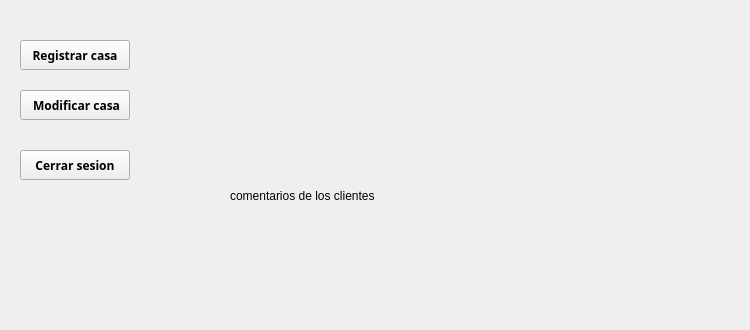
      <widget class="QWidget" name="page_8">
       <widget class="QPushButton" name="registrarCasa">
        <property name="geometry">
         <rect>
          <x>20</x>
          <y>40</y>
          <width>110</width>
          <height>30</height>
         </rect>
        </property>
        <property name="font">
         <font>
          <family>Arial Black</family>
          <weight>75</weight>
          <bold>true</bold>
         </font>
        </property>
        <property name="text">
         <string>Registrar casa</string>
        </property>
       </widget>
       <widget class="QPushButton" name="modificarCasa">
        <property name="geometry">
         <rect>
          <x>20</x>
          <y>90</y>
          <width>110</width>
          <height>30</height>
         </rect>
        </property>
        <property name="font">
         <font>
          <family>Arial Black</family>
          <weight>75</weight>
          <bold>true</bold>
         </font>
        </property>
        <property name="text">
         <string> Modificar casa</string>
        </property>
       </widget>
       <widget class="QPushButton" name="cerrarSesionPropietario">
        <property name="geometry">
         <rect>
          <x>20</x>
          <y>150</y>
          <width>110</width>
          <height>30</height>
         </rect>
        </property>
        <property name="font">
         <font>
          <family>Arial Black</family>
          <weight>75</weight>
          <bold>true</bold>
         </font>
        </property>
        <property name="text">
         <string>Cerrar sesion</string>
        </property>
       </widget>
       <widget class="QLabel" name="label_41">
        <property name="geometry">
         <rect>
          <x>230</x>
          <y>70</y>
          <width>511</width>
          <height>251</height>
         </rect>
        </property>
        <property name="text">
         <string>comentarios de los clientes </string>
        </property>
       </widget>
      </widget>
